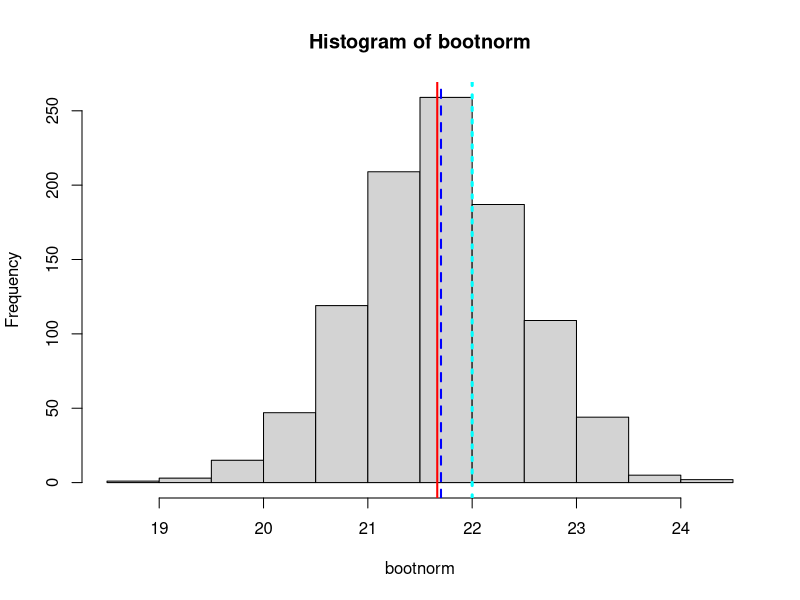
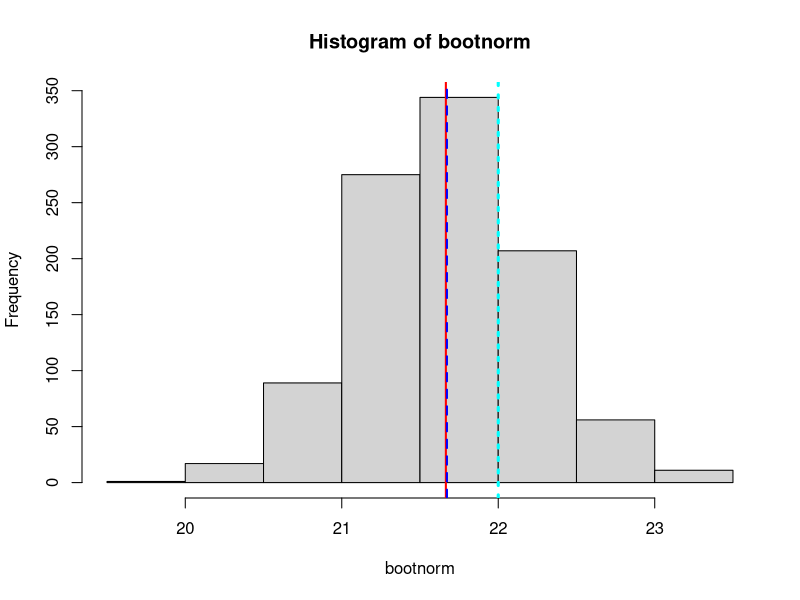
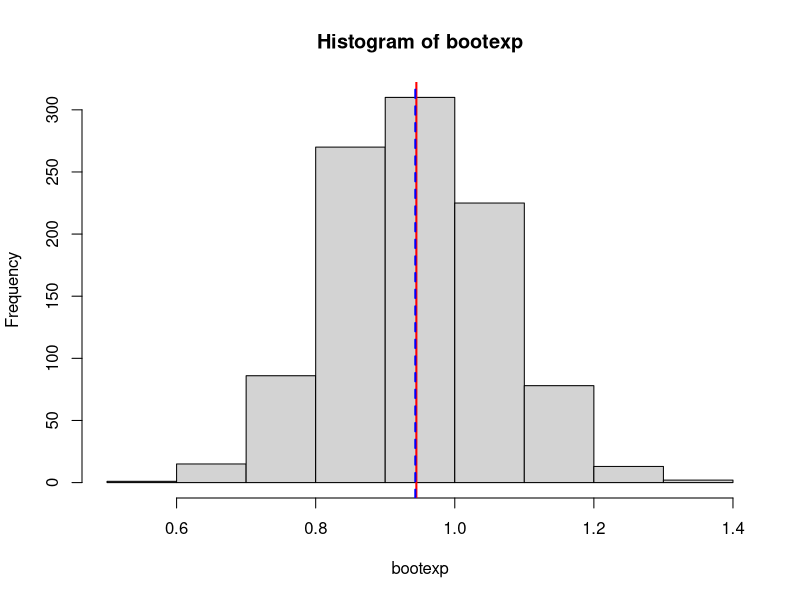
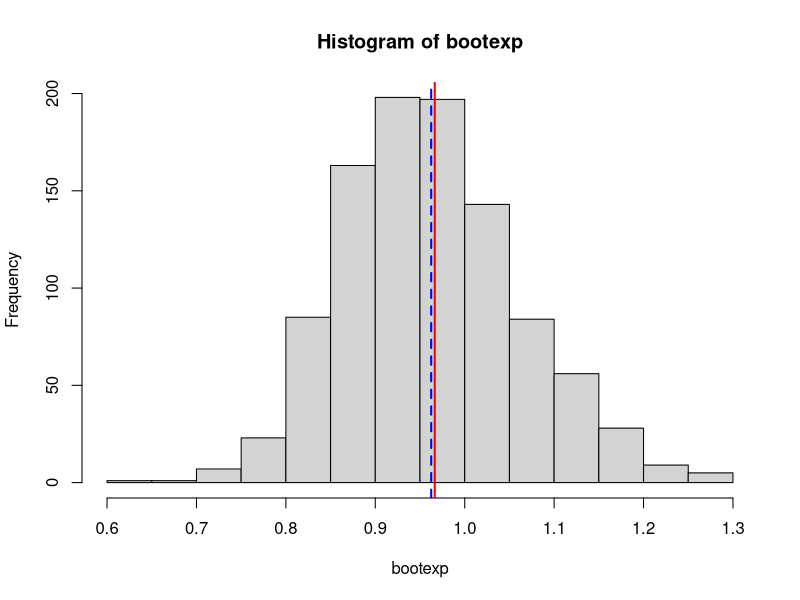

Recreate these plots in R, in order.
## ---- chunk 1
knitr::opts_chunk$set(echo = TRUE)
## ---- chunk 2
set.seed(2534)
size<-50
popMean<-22
popSD<-5
x<-rnorm(size,popMean,popSD)
xbar<-mean(x)
xbar
nsims<-1000
norm<-function(nsims,x, size){
         bootnorm<-numeric(nsims)
         for(i in 1:nsims){
             temp<-sample(x,size, replace=TRUE)
             bootnorm[i]<-mean(temp)
             }
         bootnorm
 }
bootnorm<-norm(nsims,x,size)
summary(bootnorm)
sd(bootnorm)
sd(x)/sqrt(size)

## ---- chunk 3
hist(bootnorm)
abline(v=xbar,col="red",lwd=2)
abline(v=mean(bootnorm),col="blue",lwd=2,lty=2)
abline(v=popMean,col="cyan",lwd=3,lty=3)
## ---- chunk 4
size<-100
bootnorm<-norm(nsims,x,size)
summary(bootnorm)
sd(bootnorm)
sd(x)/sqrt(size)
hist(bootnorm)
abline(v=xbar,col="red",lwd=2)
abline(v=mean(bootnorm),col="blue",lwd=2,lty=2)
abline(v=popMean,col="cyan",lwd=3,lty=3)
## ---- chunk 5
size<-50
x<-rexp(n=size)
xbar<-mean(x)
xbar
nsims<-1000
expon<-function(nsims,x, size){
         bootexp<-numeric(nsims)
         for(i in 1:nsims){
             temp<-sample(x,size, replace=TRUE)
             bootexp[i]<-mean(temp)
             }
         bootexp
 }
bootexp<-expon(nsims,x,size)
summary(bootexp)
sd(bootexp)
sd(x)/sqrt(size)
hist(bootexp)
abline(v=xbar,col="red",lwd=2)
abline(v=mean(bootexp),col="blue",lwd=2,lty=2)
## ---- chunk 6
size<-100
x<-rexp(n=size)
xbar<-mean(x)
xbar
nsims<-1000
expon<-function(nsims,x, size){
         bootexp<-numeric(nsims)
         for(i in 1:nsims){
             temp<-sample(x,size, replace=TRUE)
             bootexp[i]<-mean(temp)
             }
         bootexp
 }
bootexp<-expon(nsims,x,size)
summary(bootexp)
sd(bootexp)
sd(x)/sqrt(size)
hist(bootexp)
abline(v=xbar,col="red",lwd=2)
abline(v=mean(bootexp),col="blue",lwd=2,lty=2)
